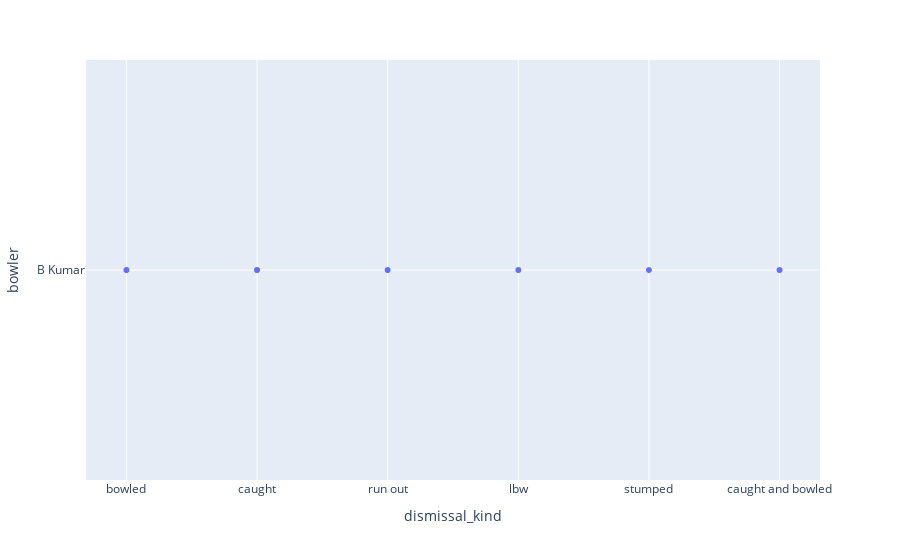

Notebook cell for this chart:
### Code cell
import plotly.express as px
bb=["J J Bumrah","B Kumar"]
bb_df=df[df["bowler"].isin(bb)]
fig=px.scatter(bb_df,x="dismissal_kind",y="bowler",hover_data=["dismissal_kind"])
fig.show()

### Figure 1 — Plotly figure (JSON) as saved in the notebook; plotly's stock layout.template omitted (floating-point values rounded to 4 significant figures; data arrays with more than 128 entries replaced by an {"elided": "..."} marker saying what was removed)
{"data": [{"hovertemplate": "dismissal_kind=%{x}<br>bowler=%{y}<extra></extra>", "legendgroup": "", "marker": {"color": "#636efa", "symbol": "circle"}, "mode": "markers", "name": "", "showlegend": false, "type": "scattergl", "x": {"elided": "4060 str values"}, "xaxis": "x", "y": {"elided": "4060 str values"}, "yaxis": "y"}], "layout": {"legend": {"tracegroupgap": 0}, "margin": {"t": 60}, "xaxis": {"anchor": "y", "domain": [0, 1], "title": {"text": "dismissal_kind"}}, "yaxis": {"anchor": "x", "domain": [0, 1], "title": {"text": "bowler"}}}}
